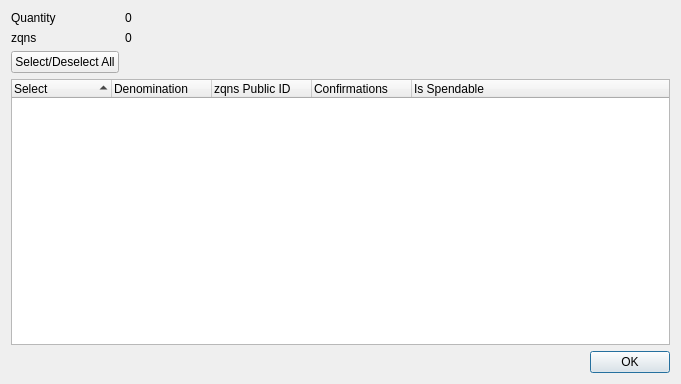
<?xml version="1.0" encoding="UTF-8"?>
<ui version="4.0">
 <class>ZquicknodesControlDialog</class>
 <widget class="QDialog" name="ZquicknodesControlDialog">
  <property name="geometry">
   <rect>
    <x>0</x>
    <y>0</y>
    <width>681</width>
    <height>384</height>
   </rect>
  </property>
  <property name="minimumSize">
   <size>
    <width>681</width>
    <height>384</height>
   </size>
  </property>
  <property name="windowTitle">
   <string>Select zqns to Spend</string>
  </property>
  <layout class="QGridLayout" name="gridLayout">
   <item row="0" column="0">
    <layout class="QFormLayout" name="formLayout">
     <property name="sizeConstraint">
      <enum>QLayout::SetDefaultConstraint</enum>
     </property>
     <item row="0" column="0">
      <widget class="QLabel" name="labelQuantity">
       <property name="text">
        <string>Quantity</string>
       </property>
      </widget>
     </item>
     <item row="0" column="1">
      <widget class="QLabel" name="labelQuantity_int">
       <property name="text">
        <string>0</string>
       </property>
      </widget>
     </item>
     <item row="1" column="0">
      <widget class="QLabel" name="labelZquicknodes">
       <property name="text">
        <string>zqns</string>
       </property>
      </widget>
     </item>
     <item row="1" column="1">
      <widget class="QLabel" name="labelZquicknodes_int">
       <property name="text">
        <string>0</string>
       </property>
      </widget>
     </item>
     <item row="2" column="0">
      <widget class="QPushButton" name="pushButtonAll">
       <property name="text">
        <string>Select/Deselect All</string>
       </property>
      </widget>
     </item>
    </layout>
   </item>
   <item row="1" column="0">
    <layout class="QVBoxLayout" name="verticalLayout">
     <item>
      <widget class="QTreeWidget" name="treeWidget">
       <property name="minimumSize">
        <size>
         <width>0</width>
         <height>250</height>
        </size>
       </property>
       <property name="alternatingRowColors">
        <bool>true</bool>
       </property>
       <property name="sortingEnabled">
        <bool>true</bool>
       </property>
       <property name="columnCount">
        <number>5</number>
       </property>
       <attribute name="headerDefaultSectionSize">
        <number>100</number>
       </attribute>
       <column>
        <property name="text">
         <string notr="true">Select</string>
        </property>
       </column>
       <column>
        <property name="text">
         <string notr="true">Denomination</string>
        </property>
       </column>
       <column>
        <property name="text">
         <string notr="true">zqns Public ID</string>
        </property>
       </column>
       <column>
        <property name="text">
         <string notr="true">Confirmations</string>
        </property>
       </column>
       <column>
        <property name="text">
         <string>Is Spendable</string>
        </property>
       </column>
      </widget>
     </item>
     <item>
      <widget class="QDialogButtonBox" name="buttonBox">
       <property name="orientation">
        <enum>Qt::Horizontal</enum>
       </property>
       <property name="standardButtons">
        <set>QDialogButtonBox::Ok</set>
       </property>
      </widget>
     </item>
    </layout>
   </item>
  </layout>
 </widget>
 <resources/>
 <connections>
  <connection>
   <sender>buttonBox</sender>
   <signal>accepted()</signal>
   <receiver>ZquicknodesControlDialog</receiver>
   <slot>accept()</slot>
   <hints>
    <hint type="sourcelabel">
     <x>248</x>
     <y>254</y>
    </hint>
    <hint type="destinationlabel">
     <x>157</x>
     <y>274</y>
    </hint>
   </hints>
  </connection>
  <connection>
   <sender>buttonBox</sender>
   <signal>rejected()</signal>
   <receiver>ZquicknodesControlDialog</receiver>
   <slot>reject()</slot>
   <hints>
    <hint type="sourcelabel">
     <x>316</x>
     <y>260</y>
    </hint>
    <hint type="destinationlabel">
     <x>286</x>
     <y>274</y>
    </hint>
   </hints>
  </connection>
 </connections>
</ui>
